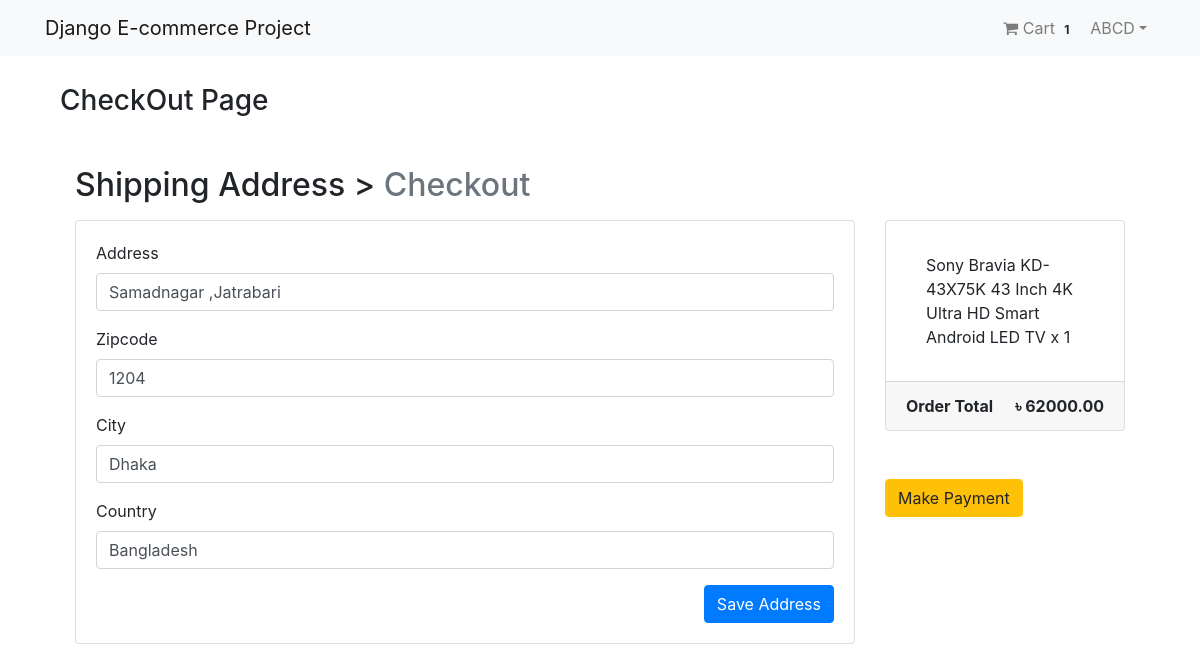
Page /payment/checkout/ (signed in) on the committed database.
### App_Login/models.py (models this page shows, shortened)
class User(AbstractBaseUser, PermissionsMixin):
    email = models.EmailField(unique = True, null=False)
    is_staff = models.BooleanField(
        gettext_lazy('staff status'),
        default=False,
        help_text = gettext_lazy('Designates whether the user can log in this site'),
    )
    is_active = models.BooleanField(
        gettext_lazy('active'),
        default=True,
        help_text = gettext_lazy('Designates whether this user should be treated as active. Unselect ths instead of deleting the account'),
    )
    USERNAME_FIELD = 'email'
    objects = MyUserManager()

class Profile(models.Model):
    user = models.OneToOneField(User, on_delete=models.CASCADE, related_name='profile')
    username = models.CharField(max_length=264, blank=True)
    full_name = models.CharField(max_length=264, blank=True)
    address_1 = models.TextField(max_length=300, blank=True)
    city = models.CharField(max_length=40, blank=True)
    zipcode = models.CharField(max_length=10, blank=True)
    country = models.CharField(max_length=50, blank=True)
    phone = models.CharField(max_length=20, blank=True)
    date_joined = models.DateTimeField(auto_now_add=True)

### App_Order/models.py (models this page shows)
class Order(models.Model):
    orderitems = models.ManyToManyField(Cart)
    user = models.ForeignKey(settings.AUTH_USER_MODEL, on_delete=models.CASCADE)
    ordered = models.BooleanField(default=False)
    created = models.DateTimeField(auto_now_add=True)
    paymentId = models.CharField(max_length=264, blank=True, null=True)
    orderId = models.CharField(max_length=200, blank=True, null=True)
    def get_totals(self):
        total = 0
        for order_item in self.orderitems.all():
            total += float(order_item.get_total())
        return total

class Cart(models.Model):
    user = models.ForeignKey(settings.AUTH_USER_MODEL,on_delete=models.CASCADE,related_name="cart")
    item = models.ForeignKey(Product, on_delete=models.CASCADE)
    quantity = models.IntegerField(default=1)
    purchased = models.BooleanField(default=False)
    created = models.DateTimeField(auto_now_add=True)
    updated = models.DateTimeField(auto_now=True)
    def __str__(self):
        return f'{self.quantity} X {self.item}'
    def get_total(self):
        total = self.item.price * self.quantity
        float_total = format(total, '0.2f')
        return float_total

### App_Payment/models.py (models this page shows)
class BillingAddress(models.Model):
    user = models.ForeignKey(settings.AUTH_USER_MODEL, on_delete=models.CASCADE)
    address = models.CharField(max_length=264, blank=True)
    zipcode = models.CharField(max_length=10, blank=True)
    city = models.CharField(max_length=30, blank=True)
    country = models.CharField(max_length=20, blank=True)
    def __str__(self):
        return f'{self.user.profile.username} billing address'
    def is_fully_filled(self):
        field_names = [f.name for f in self._meta.get_fields()]
        for field_name in field_names:
            value = getattr(self, field_name)
            if value is None or value=='':
                return False
        return True
    class Meta:
        verbose_name_plural = "Billing Addresses"

### App_Shop/models.py (models this page shows)
class Product(models.Model):
    mainimage = models.ImageField(upload_to='Products')
    name = models.CharField(max_length=264)
    cataegory = models.ForeignKey(Category,on_delete=models.CASCADE,related_name='category')
    preview_text = models.TextField(max_length=200, verbose_name='Preview Text')
    detail_text = models.TextField(max_length=1000, verbose_name='Description')
    price = models.FloatField()
    old_price = models.FloatField(default=0.00)
    created_date = models.DateTimeField(auto_now_add=True)
    def __str__(self):
        return self.name
    class Meta:
        ordering = ['-created_date',]

### App_Payment/views.py (the view)
# urls.py: path('checkout/',views.checkout, name='checkout'),
@login_required
def checkout(request):
    saved_address = BillingAddress.objects.get_or_create(user=request.user)
    saved_address = saved_address[0]
    print(saved_address)
    form = BillingForm(instance=saved_address)
    if request.method == 'POST':
        form = BillingForm(request.POST, instance=saved_address)
        if form.is_valid():
            form.save()
            form = BillingForm(instance=saved_address)
            messages.success(request,f"Shippping Address is saved")
    order_qs = Order.objects.filter(user= request.user, ordered= False)
    print(order_qs)
    order_items = order_qs[0].orderitems.all()
    print(order_items)
    order_total = order_qs[0].get_totals()
    print(order_total)
    dict={'form':form,
          'order_items':order_items,
          'order_total':order_total,
          'saved_address':saved_address,}
    return render(request,'App_Payment/checkout.html',context=dict)

### App_Payment/forms.py
class BillingForm(forms.ModelForm):
    class Meta:
        model = BillingAddress
        fields = ['address', 'zipcode', 'city', 'country']

### App_Order/templatetags/cart_tag.py (called while the page is built)
@register.filter
def cart_total(user):
    order =Order.objects.filter(user=user,ordered=False)
    if order.exists():
        return order[0].orderitems.count()
    else:
        return 0

### templates/App_Payment/checkout.html (shortened to what this page needs)
{% extends 'base.html' %}
{% load crispy_forms_tags %}
{% block body_block %}
<H3>CheckOut Page</H3>
<div class="container mt-5">
    <h2 class="mb-3">
      Shipping Address > <span class="text-muted">Checkout</span>
    </h2>
    <div class="row">
      <div class="col-md-9">
        <div class="card mb-5" style="height: auto">
          <div class="card-body">
            <form method="POST">
              {{form|crispy}}
              <button type="submit" class="btn btn-primary float-right">Save Address</button>
            </form>
          </div>
        </div>
      </div>
      <div class="col-md-3">
        <div class="card" style="height:auto">
          <div class="card-body">
            <ul class="list-group list-group-flush">
              {% for order_item in order_items %}
                <li class="list-group-item">{{ order_item.item.name}} x {{order_item.quantity}}</li>
              {% endfor %}
            </ul>
          </div>
          <div class="card-footer">
            <span class="float-left"><b>Order Total</b></span>
            <span class="float-right"><b>&#2547; {{order_total|floatformat:2}}</b></span>
          </div>
        </div>
        <br>
        <br>
         {% if saved_address.is_fully_filled %}
        <a href="{% url 'App_Payment:payment'%}" class="btn btn-warning btn-md">Make Payment</a>
        {% else %}
        <div class="alert alert-info">
          <p>Please fill up all the information to make payment.</p>
        </div>
        {% endif %}
      </div>
    </div>
  </div>
{% endblock%}

### templates/navbar.html (shortened to what this page needs)
{% load cart_tag %}
<nav class="navbar navbar-expand-lg navbar-light bg-light">
  <div class="container">
    <a class="navbar-brand" href="{% url 'App_Shop:home' %}">Django E-commerce Project</a>
    <div class="collapse navbar-collapse" id="navbarNav">
      <ul class="navbar-nav ml-auto">
        {% if request.user.is_authenticated %}
        <li class="nav-item">
          <a href="{% url 'App_Order:cart' %}" class="nav-link">
            <i class="fa fa-shopping-cart"></i> Cart
            <span class="badge badge-light">{{ request.user| cart_total }}</span>
          </a>
        </li>
        <li class="nav-item dropdown">
            <a class="nav-link dropdown-toggle" href="#" id="navbarDropdown" role="button" data-toggle="dropdown" aria-haspopup="true" aria-expanded="false"> {{request.user.profile.username}}</a>
        </li>
        {% else %}
        <li class="nav-item">
          <a href="{% url 'App_Login:login' %}" class="btn btn-primary">Login</a>
        </li>
        {% endif %}
      </ul>
    </div>
  </div>
</nav>

### templates/base.html (style rules this page uses)
.card { height: 350px; }

### rows in the picture
User: user|cart_total "1", user.profile.username "ABCD"
BillingAddress: address "Samadnagar ,Jatrabari", zipcode "1204", city "Dhaka", country "Bangladesh"
Cart: item.name "Sony Bravia KD-43X75K 43 Inch 4K Ultra HD Smart Android LED TV", quantity "1"

### other values in the picture
{{ order_total|floatformat:2 }} "62000.00"
